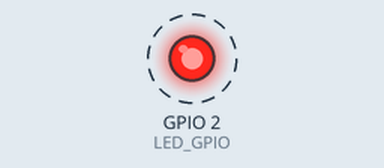
Recording of a sketch running on a simulated ESP32. Parts: output pins drawn as LEDs (lit = HIGH). Dashed ring = blinking.

Above: at 0.5 s.
Timing chart, 0 to 4.6 s (numbered marks = the images above):
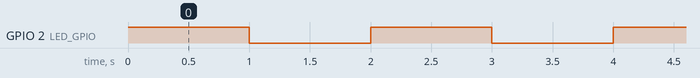

Measured:
- by itself, GPIO 2 (LED_GPIO): alternates HIGH for 1.0 s and LOW for 1.0 s

The sketch:

sketch.ino
```cpp
#include "freertos/FreeRTOS.h"
#include "freertos/task.h"
#include "driver/gpio.h"

#define LED_GPIO GPIO_NUM_2

void app_main(void)
{
    // Configure GPIO as output
    gpio_reset_pin(LED_GPIO);
    gpio_set_direction(LED_GPIO, GPIO_MODE_OUTPUT);

    while (1)
    {
        gpio_set_level(LED_GPIO, 1);   // LED ON
        vTaskDelay(pdMS_TO_TICKS(1000));

        gpio_set_level(LED_GPIO, 0);   // LED OFF
        vTaskDelay(pdMS_TO_TICKS(1000));
    }
}
```
